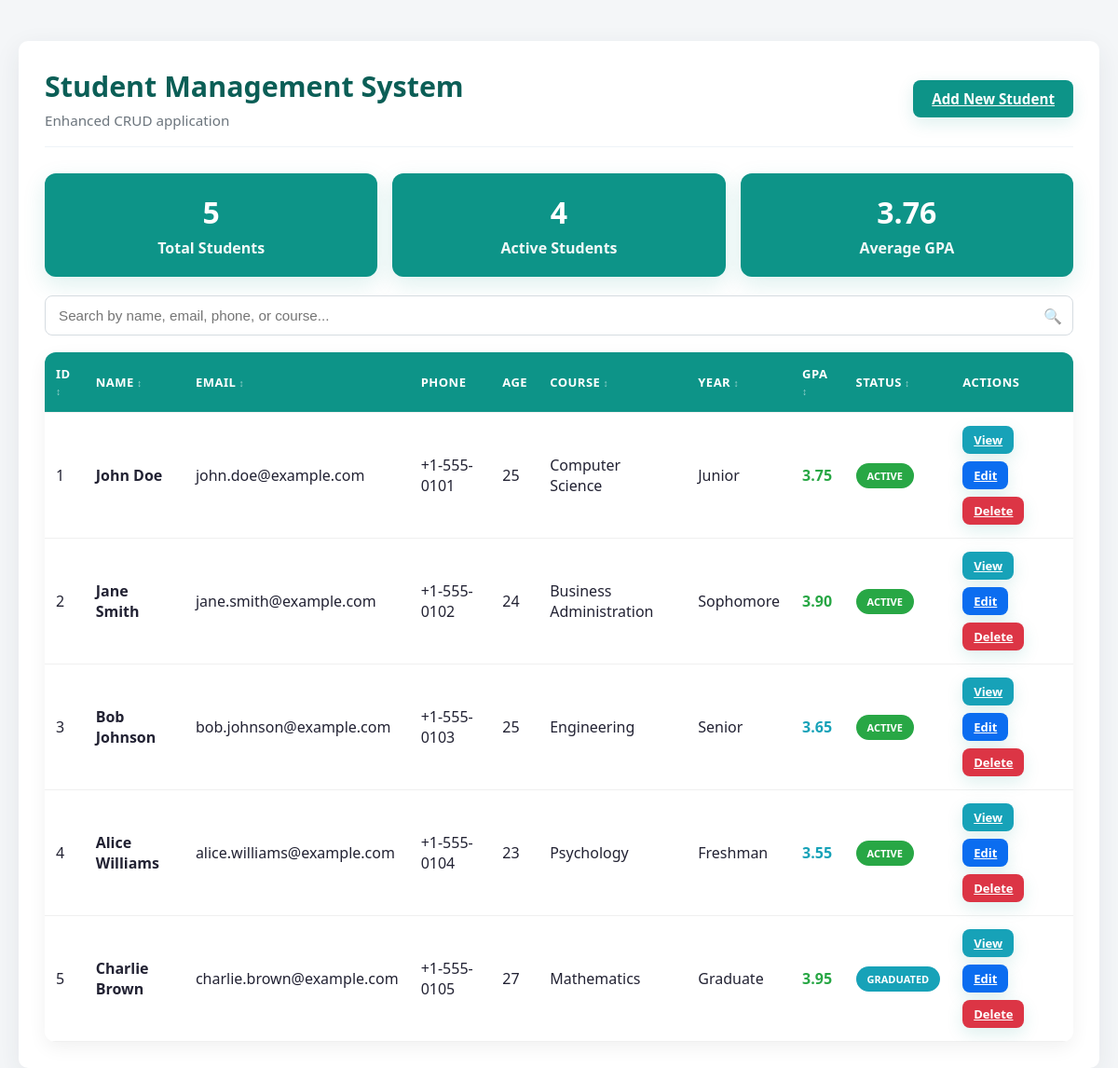
The page / on the database its author committed.
### tables this page shows
CREATE TABLE IF NOT EXISTS students (
    id INT AUTO_INCREMENT PRIMARY KEY,
    name VARCHAR(100) NOT NULL,
    email VARCHAR(100) NOT NULL UNIQUE,
    phone VARCHAR(20),
    birthdate DATE,
    address TEXT,
    course VARCHAR(100),
    year_level ENUM('Freshman', 'Sophomore', 'Junior', 'Senior', 'Graduate') DEFAULT 'Freshman',
    gpa DECIMAL(3,2),
    status ENUM('Active', 'Inactive', 'Graduated', 'Suspended') DEFAULT 'Active',
    created_at TIMESTAMP DEFAULT CURRENT_TIMESTAMP,
    updated_at TIMESTAMP DEFAULT CURRENT_TIMESTAMP ON UPDATE CURRENT_TIMESTAMP
);

### index.php (the view, shortened to what this page needs)
<?php
$search = isset($_GET['search']) ? trim($_GET['search']) : '';
$sort_by = isset($_GET['sort']) ? $_GET['sort'] : 'created_at';
$sort_order = isset($_GET['order']) ? $_GET['order'] : 'DESC';
$allowed_sort = ['id', 'name', 'email', 'course', 'year_level', 'gpa', 'status', 'created_at'];
$sort_by = in_array($sort_by, $allowed_sort) ? $sort_by : 'created_at';
$sort_order = strtoupper($sort_order) === 'ASC' ? 'ASC' : 'DESC';
$conn = getDBConnection();
$sql = "SELECT id, name, email, phone, birthdate, address, course, year_level, gpa, status, created_at
        FROM students";
$sql .= " ORDER BY {$sort_by} {$sort_order}";
if (!empty($search)) {
    $stmt = $conn->prepare($sql);
    $stmt->bind_param("ssss", $search_term, $search_term, $search_term, $search_term);
    $stmt->execute();
    $result = $stmt->get_result();
} else {
    $result = $conn->query($sql);
}
function calculateAge($birthdate) {
    $birth = new DateTime($birthdate);
    $today = new DateTime();
    return $today->diff($birth)->y;
}
function getStatusBadge($status) {
    $badges = [
        'Active' => 'badge-success',
        'Inactive' => 'badge-secondary',
        'Graduated' => 'badge-info',
        'Suspended' => 'badge-danger'
    ];
    return $badges[$status] ?? 'badge-secondary';
}
function getGPAColor($gpa) {
    if ($gpa >= 3.7) return 'gpa-excellent';
    if ($gpa >= 3.0) return 'gpa-good';
    return 'gpa-poor';
}
?>
<!DOCTYPE html>
<html lang="en">
<head>
</head>
<body>
    <div class="container">
        <div class="header">
            <div>
                <h1>Student Management System</h1>
                <p class="subtitle">Enhanced CRUD application</p>
            </div>
            <a href="create.php" class="btn">Add New Student</a>
        </div>
        <?php
        $count_sql = "SELECT COUNT(*) as total,
                     SUM(CASE WHEN status = 'Active' THEN 1 ELSE 0 END) as active,
                     AVG(gpa) as avg_gpa
                     FROM students";
        $count_result = $conn->query($count_sql);
        $stats = $count_result->fetch_assoc();
        ?>
        <div class="stats">
            <div class="stat-card">
                <h3><?php echo $stats['total'] ?? 0; ?></h3>
                <p>Total Students</p>
            </div>
            <div class="stat-card">
                <h3><?php echo $stats['active'] ?? 0; ?></h3>
                <p>Active Students</p>
            </div>
            <div class="stat-card">
                <h3><?php echo $stats['avg_gpa'] ? number_format($stats['avg_gpa'], 2) : 'N/A'; ?></h3>
                <p>Average GPA</p>
            </div>
        </div>
        <div class="toolbar">
            <form method="GET" action="index.php" class="search-box">
                <input type="text"
                       name="search"
                       placeholder="Search by name, email, phone, or course..."
                       value="<?php echo htmlspecialchars($search); ?>">
            </form>
        </div>
        <?php if ($result && $result->num_rows > 0): ?>
            <table>
                <thead>
                    <tr>
                        <th class="sortable" onclick="sortTable('id')">ID</th>
                        <th class="sortable" onclick="sortTable('name')">Name</th>
                        <th class="sortable" onclick="sortTable('email')">Email</th>
                        <th>Phone</th>
                        <th>Age</th>
                        <th class="sortable" onclick="sortTable('course')">Course</th>
                        <th class="sortable" onclick="sortTable('year_level')">Year</th>
                        <th class="sortable" onclick="sortTable('gpa')">GPA</th>
                        <th class="sortable" onclick="sortTable('status')">Status</th>
                        <th>Actions</th>
                    </tr>
                </thead>
                <tbody>
                    <?php while($row = $result->fetch_assoc()): ?>
                        <tr>
                            <td><?php echo htmlspecialchars($row['id']); ?></td>
                            <td><strong><?php echo htmlspecialchars($row['name']); ?></strong></td>
                            <td><?php echo htmlspecialchars($row['email']); ?></td>
                            <td><?php echo htmlspecialchars($row['phone'] ?? 'N/A'); ?></td>
                            <td><?php echo calculateAge($row['birthdate']); ?></td>
                            <td><?php echo htmlspecialchars($row['course'] ?? 'N/A'); ?></td>
                            <td><?php echo htmlspecialchars($row['year_level'] ?? 'N/A'); ?></td>
                            <td class="<?php echo getGPAColor($row['gpa'] ?? 0); ?>">
                                <?php echo $row['gpa'] ? number_format($row['gpa'], 2) : 'N/A'; ?>
                            </td>
                            <td>
                                <span class="badge <?php echo getStatusBadge($row['status']); ?>">
                                    <?php echo htmlspecialchars($row['status']); ?>
                                </span>
                            </td>
                            <td>
                                <div class="actions">
                                                <a href="view.php?id=<?php echo $row['id']; ?>" class="btn btn-view btn-sm">View</a>
                                                <a href="edit.php?id=<?php echo $row['id']; ?>" class="btn btn-edit btn-sm">Edit</a>
                                                <a href="index.php?delete=<?php echo $row['id']; ?>"
                                                    class="btn btn-danger btn-sm"
                                                    onclick="return confirm('Are you sure you want to delete <?php echo htmlspecialchars(addslashes($row['name'])); ?>?');">Delete</a>
                                </div>
                            </td>
                        </tr>
                    <?php endwhile; ?>
                </tbody>
            </table>
        <?php endif; ?>
    </div>
</body>
</html>

### index.php (style rules this page uses)
* { box-sizing: border-box; margin: 0; padding: 0; }
body { font-family: 'Segoe UI', Tahoma, Geneva, Verdana, sans-serif; background: #f4f6f8; color: #223; padding: 20px; min-height: 100vh; }
.container { max-width: 1200px; margin: 24px auto; background: #ffffff; border-radius: 10px; box-shadow: 0 8px 28px rgba(35,46,60,0.08); padding: 28px; }
.header { display:flex; justify-content:space-between; align-items:center; gap:20px; margin-bottom:28px; padding-bottom:18px; border-bottom:1px solid #eef3f7; }
h1 { color:#0b5e56; font-size:1.9rem; font-weight:700; margin:0; }
.subtitle { color:#6c757d; margin-top:6px; font-size:0.95rem; }
.toolbar { display:flex; gap:15px; margin-bottom:18px; flex-wrap:wrap; align-items:center; }
.search-box { flex:1; min-width:250px; position:relative; }
.search-box input { width:100%; padding:12px 40px 12px 14px; border:1px solid #d6dce1; border-radius:8px; background:#fff; font-size:0.95rem; transition: box-shadow .18s ease, border-color .18s ease; }
.search-box::after { content: '🔍'; position:absolute; right:12px; top:50%; transform:translateY(-50%); opacity:0.6; }
.btn { display:inline-block; padding:10px 20px; border-radius:8px; font-weight:700; font-size:0.95rem; cursor:pointer; border:none; color:#fff; background:#0d9488; box-shadow:0 6px 18px rgba(13,148,136,0.14); }
.btn-danger { background:#dc3545; }
.btn-edit { background:#0b6df0; }
.btn-view { background:#17a2b8; }
.btn-sm { padding:6px 12px; font-size:13px; border-radius:8px; }
table { width:100%; border-collapse:separate; border-spacing:0; margin-top:18px; background:#fff; border-radius:12px; overflow:hidden; box-shadow:0 6px 20px rgba(0,0,0,0.06); }
thead { background:#0d9488; }
th, td { padding:14px 12px; text-align:left; border-bottom:1px solid #f0f0f0; }
th { color:#fff; font-weight:700; font-size:13px; text-transform:uppercase; letter-spacing:0.5px; }
th.sortable::after { content:' ↕'; font-size:0.8em; opacity:0.6; }
tbody tr { background:#fff; transition: all .15s ease; }
.badge { display:inline-block; padding:6px 12px; border-radius:16px; font-size:11px; font-weight:700; text-transform:uppercase; }
.badge-success { background:#28a745; color:#fff; }
.badge-info { background:#17a2b8; color:#fff; }
.gpa-excellent { color:#28a745; font-weight:600; }
.gpa-good { color:#17a2b8; font-weight:600; }
.actions { display:flex; gap:8px; flex-wrap:wrap; }
.stats { display:grid; grid-template-columns:repeat(auto-fit, minmax(200px, 1fr)); gap:16px; margin-bottom:20px; }
.stat-card { background:#0d9488; color:#fff; padding:20px; border-radius:12px; text-align:center; box-shadow:0 8px 25px rgba(13,148,136,0.14); }
.stat-card h3 { font-size:2rem; margin-bottom:6px; }
.stat-card p { opacity:0.95; font-weight:600; }

### rows shown on the page
students: id "1", name "John Doe", email "john.doe@example.com", phone "+1-555-0101", birthdate "25", course "Computer Science", year_level "Junior", gpa "3.75", status "ACTIVE"
students: id "2", name "Jane Smith", email "jane.smith@example.com", phone "+1-555-0102", birthdate "24", course "Business Administration", year_level "Sophomore", gpa "3.90", status "ACTIVE"
students: id "3", name "Bob Johnson", email "bob.johnson@example.com", phone "+1-555-0103", birthdate "25", course "Engineering", year_level "Senior", gpa "3.65", status "ACTIVE"
students: id "4", name "Alice Williams", email "alice.williams@example.com", phone "+1-555-0104", birthdate "23", course "Psychology", year_level "Freshman", gpa "3.55", status "ACTIVE"
students: id "5", name "Charlie Brown", email "charlie.brown@example.com", phone "+1-555-0105", birthdate "27", course "Mathematics", year_level "Graduate", gpa "3.95", status "GRADUATED"

### other values the page prints
$stats['total'] "5"
$stats['active'] "4"
$stats['avg_gpa'] "3.76"
